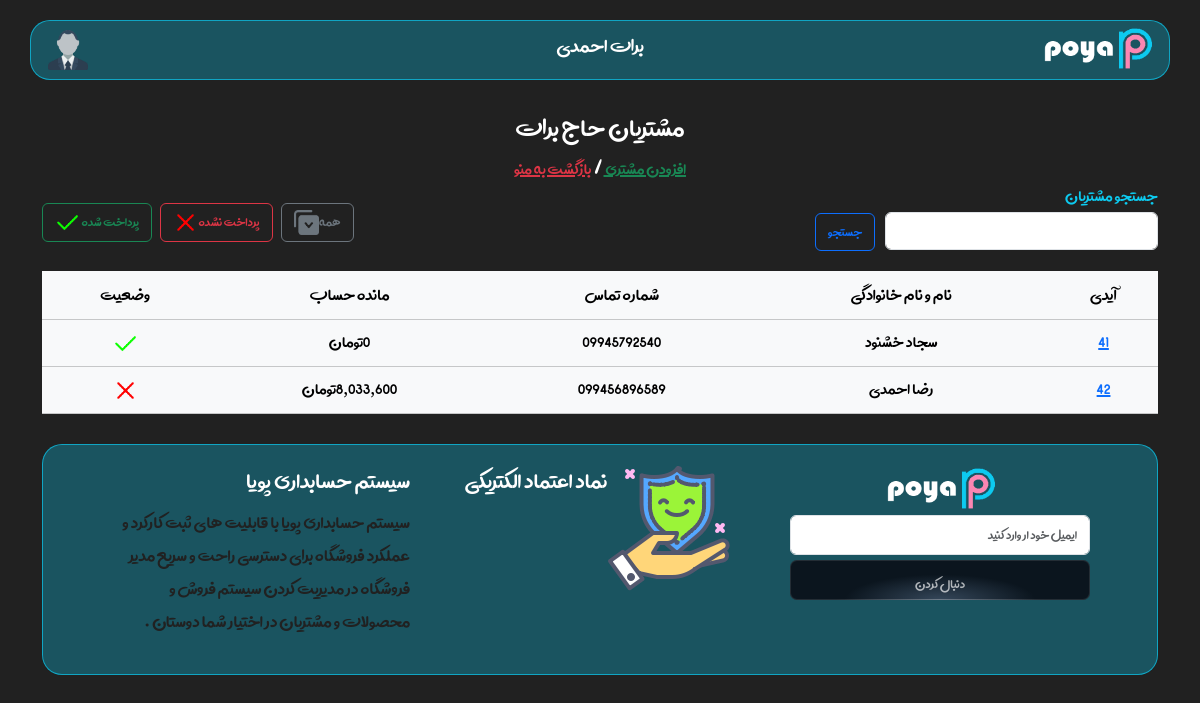
Before: /customers/ (signed in) with the older database file.
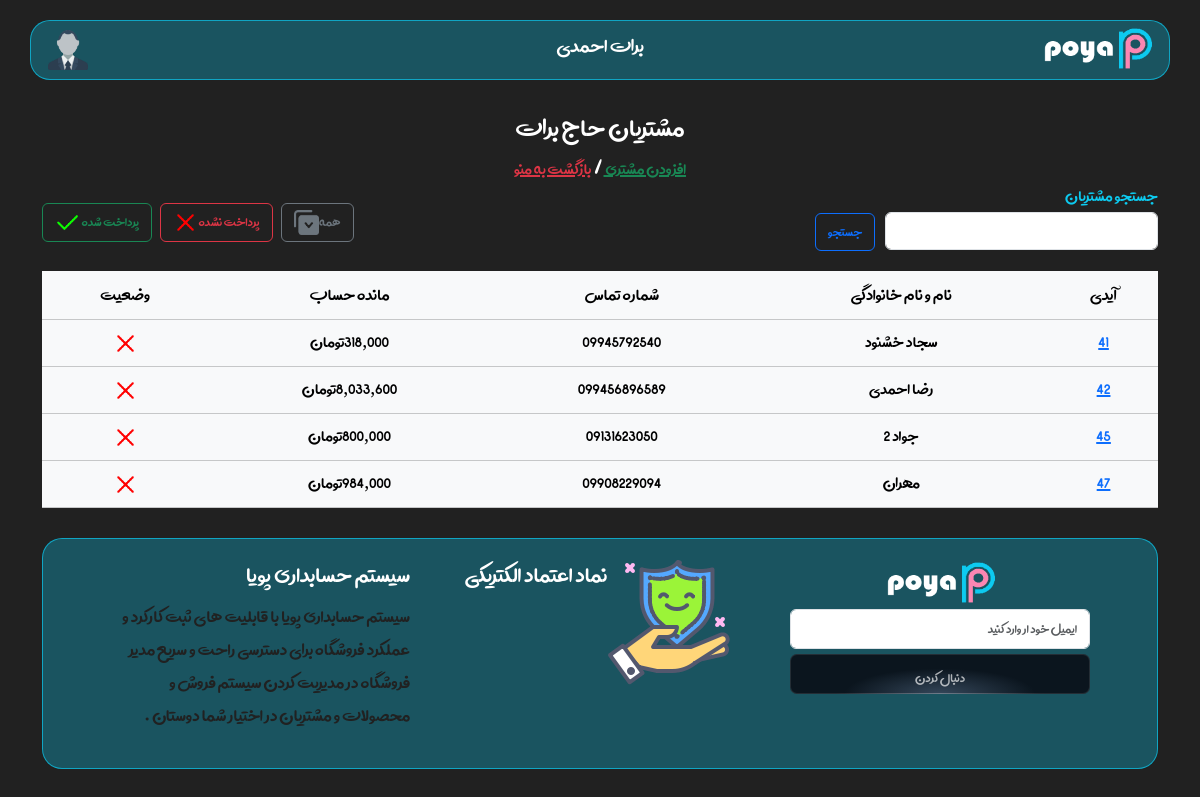
After: the same page with the newer database file.
### customer/models.py (models this page shows, shortened)
class Customer(models.Model):
    user = models.ForeignKey(User, on_delete=models.CASCADE)
    fullname = models.CharField(max_length=200, null=True, blank=True, verbose_name="نام و نام خانوادگی")
    phone = models.CharField(max_length=12, verbose_name="شماره تماس")
    is_active = models.BooleanField(default=True, verbose_name="فعال")
    is_paid = models.BooleanField(default=False, verbose_name="پرداخت شده ")
    price = models.BigIntegerField(default=0,verbose_name="حساب در فروشگاه")
    price_paid_all = models.BigIntegerField(default=0,verbose_name=" پول  پرداختی  ای کل    ")
    price_mandeh = models.BigIntegerField(default=0,verbose_name="باقی مانده در فروشگاه")
    discription = models.TextField(max_length=300, null=True, blank=True, verbose_name="توضیحات مدیر")
    created_at = models.DateTimeField(auto_now=True, verbose_name="تاریخ  ")
    created_data = models.DateTimeField(auto_now_add=True, verbose_name="تاریخ اضافه شدن")
    image = models.ImageField(upload_to="customer/", null=True, blank=True, verbose_name="عکس پروفایل")
    address = models.TextField(null=True,blank=True,verbose_name="ادرس کاربر")
    class Meta:
        verbose_name = "مشتری"
        verbose_name_plural = "مشتری ها  "
    def __str__(self):
        return self.phone

### customer/views.py (the view, shortened to what this page needs)
# urls.py: path("",views.customer_list_view,name="list"),
def customer_list_view(request):
    customers = Customer.objects.filter(user=request.user)
    search = request.GET.get("search")
    if search:
        customers = Customer.objects.filter(user=request.user).filter(fullname__contains=search)
    print(customers)
    return render(request,"customer/list.html",{"customers":customers , "search":search})

### customer/templates/customer/list.html (shortened to what this page needs)
{% extends 'base.html' %} {% load static %} {% load humanize %}  {% block content %}
<div
  id="customers"
  class="container"
  style="margin-top: 30px; margin-bottom: 30px"
>
  <table
    style="border-radius: 20px"
    class="table table-hover table-light table-responsive-xxl table-responsive-xl table-responsive-sm"
  >
    <h2 class="text-center" style="margin-bottom: -5px">
      {% if search %} مشتریانی که دارای {{search}}هستند
      <br />
      <a
      class="text-danger"
        style="margin-top: -10px"
        href="{% url 'customer:list' %}"
      >
        لغو فیلتر
      </a>
      {% else %} مشتریان {{request.user.name_shop}} {% endif %}
      <br />
      <a
      data-bs-toggle="modal"
      data-bs-target="#add_customer"
      data-bs-whatever="@mdo"
        class="text-success"
        style="margin-top: -10px;cursor: pointer;"
      >
      افزودن مشتری
      </a>
      /
      <a
        class="text-danger"
        style="margin-top: -10px"
        href="{% url 'home:index' %}"
      >
        بازگشت به منو
      </a>
    </h2>
    <div class="customers-div row">
      <div class="col-6 customers-div-right">
        <form method="get">
          <label style="display: block; font-size: 20px; color: #0dcaef"
            >جستجو مشتریان
          </label>
          <input
            type="text"
            name="search"
            required
            class="form-control"
            style="width: 50%; display: inline; margin-left: 8px"
          />
          <button type="submit" class="btn btn-outline-primary">جستجو</button>
        </form>
      </div>
      <div class="col-6 customers-div-left">
        <button onclick="customers()" class="btn btn-outline-secondary">
          همه<img
          style="width: 25px; height: 25px"
          src="{% static 'images/all.png' %}"
        />
        </button>
        <button onclick="customers_not_paid()" class="btn btn-outline-danger">
          پرداخت نشده<img
            style="width: 25px; height: 25px"
            src="{% static 'images/false.png' %}"
          />
        </button>
        <button onclick="customers_paid()" class="btn btn-outline-success">
          پرداخت شده
          <img
            style="width: 25px; height: 25px"
            src="{% static 'images/true.png' %}"
          />
        </button>
      </div>
    </div>
    <thead class="bg-light">
      <tr>
        <td>آیدی</td>
        <td>نام و نام خانوادگی</td>
        <td>شماره تماس</td>
        <td>مانده حساب </td>
        <td>وضعیت</td>
      </tr>
    </thead>
    <tbody>
      {% for customer in customers %}
      <a href="{% url 'customer:detail' customer.id %}">
        <tr>
          <td>
            <a href="{% url 'customer:detail' customer.id %}"
              >{{customer.id}}</a
            >
          </td>
          <td>
            <a
              style="color: black; text-decoration: none"
              href="{% url 'customer:detail' customer.id %}"
              >{{customer.fullname}}</a
            >
          </td>
          <td>{{customer.phone}}</td>
          <td>{{customer.price_mandeh|intcomma:0}}تومان</td>
          <td>
            {% if customer.is_paid == True %}
            <img
              style="width: 25px; height: 25px"
              src="{% static 'images/true.png' %}"
            />
            {% else %}
            <img
              style="width: 25px; height: 25px"
              src="{% static 'images/false.png' %}"
            />
            {% endif %}
          </td>
        </tr>
      </a>
      {% endfor %}
    </tbody>
  </table>
</div>
{% endblock %}

Changed rows visible on the page:
changed Customer "سجاد خشنود": price_mandeh "0" → "318,000"; is_paid: picture added; is_paid: picture removed
added Customer: id "45", fullname "جواد 2", phone "09131623050", price_mandeh "800,000", is_paid False (drawn)
added Customer: id "47", fullname "مهران", phone "09908229094", price_mandeh "984,000", is_paid False (drawn)
